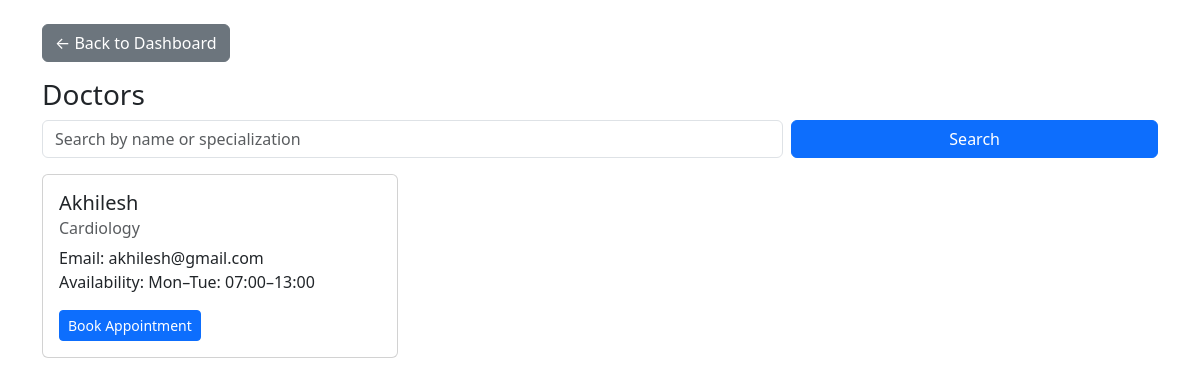
Page /patient/doctors (signed in) on the earlier database version.
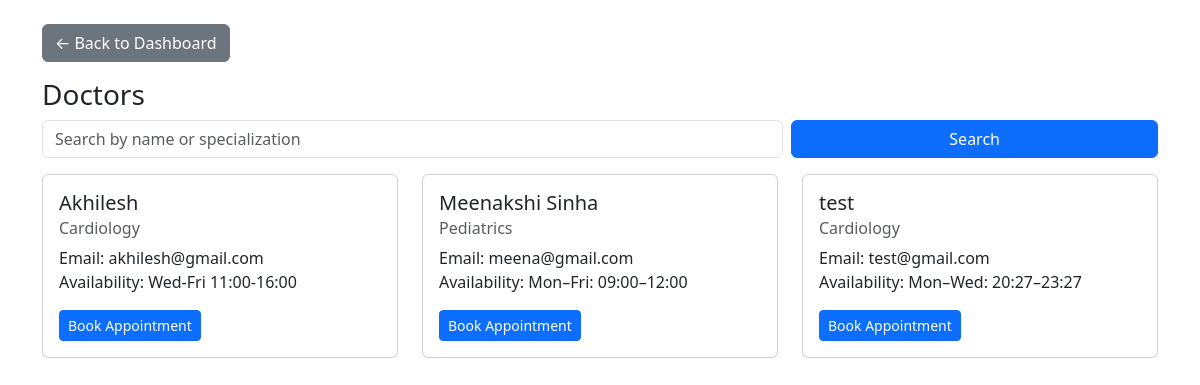
Same page on the later database version.
### models.py (models this page shows, shortened)
class Doctor(db.Model):
    id = db.Column(db.Integer, primary_key=True)
    name = db.Column(db.String(100), nullable=False, index=True)
    specialization_id = db.Column(db.Integer, db.ForeignKey('department.id'), nullable=False)
    availability = db.Column(db.String(500), nullable=True)
    email = db.Column(db.String(100), unique=True, nullable=False, index=True)
    password = db.Column(db.String(200), nullable=False)
    contact = db.Column(db.String(20), nullable=True)
    is_active = db.Column(db.Boolean, default=True, nullable=False)   # blacklist / soft-delete
    created_at = db.Column(db.DateTime, default=datetime.utcnow)
    appointments = db.relationship('Appointment', backref='doctor', lazy=True)
    avail_slots = db.relationship('DoctorAvailability', backref='doctor', lazy=True, cascade="all, delete-orphan")

class Department(db.Model):
    id = db.Column(db.Integer, primary_key=True)
    name = db.Column(db.String(100), unique=True, nullable=False, index=True)
    description = db.Column(db.Text, nullable=True)
    created_at = db.Column(db.DateTime, default=datetime.utcnow)
    doctors = db.relationship('Doctor', backref='department', lazy=True)

### app.py (the view, shortened to what this page needs)
@app.route('/patient/doctors')
@patient_required
def patient_search_doctors():
    q = request.args.get('q', '').strip()
    dept_id = request.args.get('dept_id')
    query = Doctor.query.join(Department).filter(Doctor.is_active == True)
    if dept_id:
        query = query.filter(Doctor.specialization_id == dept_id)
    doctors = query.order_by(Doctor.name).all()
    return render_template('patient_doctors.html', doctors=doctors, q=q)

### app.py (called while the page is built)
def patient_required(func):
    from functools import wraps
    @wraps(func)
    def wrapper(*args, **kwargs):
        if session.get('role') != 'patient':
            flash("Patient login required", "warning")
            return redirect(url_for('login'))
        return func(*args, **kwargs)
    return wrapper

### templates/patient_doctors.html (shortened to what this page needs)
<!DOCTYPE html>
<html>
<head>
  <link href="https://cdn.jsdelivr.net/npm/bootstrap@5.3.0/dist/css/bootstrap.min.css" rel="stylesheet">
</head>
<body class="container mt-4">
  <a href="{{ url_for('patient_dashboard') }}" class="btn btn-secondary mb-3">← Back to Dashboard</a>
  <h3>Doctors</h3>
  <form method="get" class="row g-2 mb-3">
    <div class="col-md-8">
      <input type="text" name="q" class="form-control"
             placeholder="Search by name or specialization" value="{{ q or '' }}">
    </div>
    <div class="col-md-4">
      <button class="btn btn-primary w-100">Search</button>
    </div>
  </form>
  <div class="row">
    {% for d in doctors %}
    <div class="col-md-4 mb-3">
      <div class="card h-100">
        <div class="card-body">
          <h5 class="card-title">{{ d.name }}</h5>
          <h6 class="card-subtitle mb-2 text-muted">{{ d.department.name if d.department else '' }}</h6>
          <p class="card-text">
            Email: {{ d.email }}<br>
            Availability: {{ d.availability or 'Check slots' }}
          </p>
          <a href="{{ url_for('patient_book_appointment', doctor_id=d.id) }}" class="btn btn-sm btn-primary">
            Book Appointment
          </a>
        </div>
      </div>
    </div>
    {% else %}
    <p class="text-muted">No doctors found.</p>
    {% endfor %}
  </div>
</body>
</html>

Differences in the rows shown:
changed Doctor "Akhilesh": availability "Mon–Tue: 07:00–13:00" → "Wed-Fri 11:00-16:00"
added Doctor: name "Meenakshi Sinha", department "Pediatrics", email "meena@gmail.com", availability "Mon–Fri: 09:00–12:00"
added Doctor: name "test", department "Cardiology", email "test@gmail.com", availability "Mon–Wed: 20:27–23:27"
